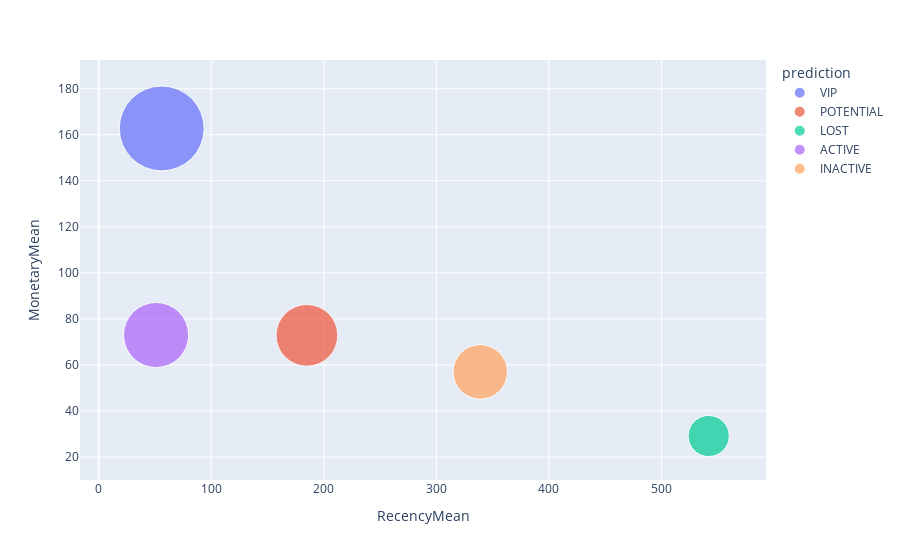

The code cell stored with this chart in its notebook:
### Code cell
import plotly.express as px

fig = px.scatter(rfm_agg_pd2, x="RecencyMean", y="MonetaryMean", size="FrequencyMean", color="prediction",
           hover_name="prediction", size_max = 60) 

plt.savefig('outputs/Kmeans Unsupervised Segments Scatter (Pyspark).png')
fig.show()

### Figure 1 — Plotly figure (JSON) as saved in the notebook; plotly's stock layout.template omitted (floating-point values rounded to 4 significant figures)
{"data": [{"hovertemplate": "<b>%{hovertext}</b><br><br>prediction=VIP<br>RecencyMean=%{x}<br>MonetaryMean=%{y}<br>FrequencyMean=%{marker.size}<extra></extra>", "hovertext": ["VIP"], "legendgroup": "VIP", "marker": {"color": "#636efa", "size": [17], "sizemode": "area", "sizeref": 0.004722, "symbol": "circle"}, "mode": "markers", "name": "VIP", "orientation": "v", "showlegend": true, "type": "scatter", "x": [56], "xaxis": "x", "y": [162.7], "yaxis": "y"}, {"hovertemplate": "<b>%{hovertext}</b><br><br>prediction=POTENTIAL<br>RecencyMean=%{x}<br>MonetaryMean=%{y}<br>FrequencyMean=%{marker.size}<extra></extra>", "hovertext": ["POTENTIAL"], "legendgroup": "POTENTIAL", "marker": {"color": "#EF553B", "size": [9], "sizemode": "area", "sizeref": 0.004722, "symbol": "circle"}, "mode": "markers", "name": "POTENTIAL", "orientation": "v", "showlegend": true, "type": "scatter", "x": [185], "xaxis": "x", "y": [72.85], "yaxis": "y"}, {"hovertemplate": "<b>%{hovertext}</b><br><br>prediction=LOST<br>RecencyMean=%{x}<br>MonetaryMean=%{y}<br>FrequencyMean=%{marker.size}<extra></extra>", "hovertext": ["LOST"], "legendgroup": "LOST", "marker": {"color": "#00cc96", "size": [4], "sizemode": "area", "sizeref": 0.004722, "symbol": "circle"}, "mode": "markers", "name": "LOST", "orientation": "v", "showlegend": true, "type": "scatter", "x": [542], "xaxis": "x", "y": [29.14], "yaxis": "y"}, {"hovertemplate": "<b>%{hovertext}</b><br><br>prediction=ACTIVE<br>RecencyMean=%{x}<br>MonetaryMean=%{y}<br>FrequencyMean=%{marker.size}<extra></extra>", "hovertext": ["ACTIVE"], "legendgroup": "ACTIVE", "marker": {"color": "#ab63fa", "size": [10], "sizemode": "area", "sizeref": 0.004722, "symbol": "circle"}, "mode": "markers", "name": "ACTIVE", "orientation": "v", "showlegend": true, "type": "scatter", "x": [51], "xaxis": "x", "y": [73], "yaxis": "y"}, {"hovertemplate": "<b>%{hovertext}</b><br><br>prediction=INACTIVE<br>RecencyMean=%{x}<br>MonetaryMean=%{y}<br>FrequencyMean=%{marker.size}<extra></extra>", "hovertext": ["INACTIVE"], "legendgroup": "INACTIVE", "marker": {"color": "#FFA15A", "size": [7], "sizemode": "area", "sizeref": 0.004722, "symbol": "circle"}, "mode": "markers", "name": "INACTIVE", "orientation": "v", "showlegend": true, "type": "scatter", "x": [339], "xaxis": "x", "y": [57], "yaxis": "y"}], "layout": {"legend": {"itemsizing": "constant", "title": {"text": "prediction"}, "tracegroupgap": 0}, "margin": {"t": 60}, "xaxis": {"anchor": "y", "domain": [0, 1], "title": {"text": "RecencyMean"}}, "yaxis": {"anchor": "x", "domain": [0, 1], "title": {"text": "MonetaryMean"}}}}
